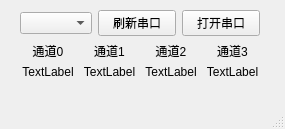
<?xml version="1.0" encoding="UTF-8"?>
<ui version="4.0">
 <class>MainWindow</class>
 <widget class="QMainWindow" name="MainWindow">
  <property name="geometry">
   <rect>
    <x>0</x>
    <y>0</y>
    <width>285</width>
    <height>129</height>
   </rect>
  </property>
  <property name="windowTitle">
   <string>MainWindow</string>
  </property>
  <widget class="QWidget" name="centralwidget">
   <widget class="QWidget" name="">
    <property name="geometry">
     <rect>
      <x>20</x>
      <y>10</y>
      <width>240</width>
      <height>69</height>
     </rect>
    </property>
    <layout class="QGridLayout" name="gridLayout_5">
     <item row="0" column="0">
      <layout class="QGridLayout" name="gridLayout">
       <item row="0" column="0">
        <widget class="QComboBox" name="comboBox"/>
       </item>
       <item row="0" column="1">
        <widget class="QPushButton" name="pushButton">
         <property name="text">
          <string>刷新串口</string>
         </property>
        </widget>
       </item>
       <item row="0" column="2">
        <widget class="QPushButton" name="pushButton_2">
         <property name="text">
          <string>打开串口</string>
         </property>
        </widget>
       </item>
      </layout>
     </item>
     <item row="1" column="0">
      <layout class="QGridLayout" name="gridLayout_4">
       <item row="0" column="0">
        <layout class="QGridLayout" name="gridLayout_2">
         <item row="0" column="0">
          <widget class="QLabel" name="label">
           <property name="text">
            <string>通道0</string>
           </property>
           <property name="alignment">
            <set>Qt::AlignCenter</set>
           </property>
          </widget>
         </item>
         <item row="0" column="1">
          <widget class="QLabel" name="label_2">
           <property name="text">
            <string>通道1</string>
           </property>
           <property name="alignment">
            <set>Qt::AlignCenter</set>
           </property>
          </widget>
         </item>
         <item row="0" column="2">
          <widget class="QLabel" name="label_3">
           <property name="text">
            <string>通道2</string>
           </property>
           <property name="alignment">
            <set>Qt::AlignCenter</set>
           </property>
          </widget>
         </item>
         <item row="0" column="3">
          <widget class="QLabel" name="label_4">
           <property name="text">
            <string>通道3</string>
           </property>
           <property name="alignment">
            <set>Qt::AlignCenter</set>
           </property>
          </widget>
         </item>
        </layout>
       </item>
       <item row="1" column="0">
        <layout class="QGridLayout" name="gridLayout_3">
         <item row="0" column="0">
          <widget class="QLabel" name="label_5">
           <property name="text">
            <string>TextLabel</string>
           </property>
           <property name="alignment">
            <set>Qt::AlignCenter</set>
           </property>
          </widget>
         </item>
         <item row="0" column="1">
          <widget class="QLabel" name="label_6">
           <property name="text">
            <string>TextLabel</string>
           </property>
           <property name="alignment">
            <set>Qt::AlignCenter</set>
           </property>
          </widget>
         </item>
         <item row="0" column="2">
          <widget class="QLabel" name="label_7">
           <property name="text">
            <string>TextLabel</string>
           </property>
           <property name="alignment">
            <set>Qt::AlignCenter</set>
           </property>
          </widget>
         </item>
         <item row="0" column="3">
          <widget class="QLabel" name="label_8">
           <property name="text">
            <string>TextLabel</string>
           </property>
           <property name="alignment">
            <set>Qt::AlignCenter</set>
           </property>
          </widget>
         </item>
        </layout>
       </item>
      </layout>
     </item>
    </layout>
   </widget>
  </widget>
  <widget class="QMenuBar" name="menubar">
   <property name="geometry">
    <rect>
     <x>0</x>
     <y>0</y>
     <width>285</width>
     <height>23</height>
    </rect>
   </property>
  </widget>
  <widget class="QStatusBar" name="statusbar"/>
 </widget>
 <resources/>
 <connections/>
</ui>
